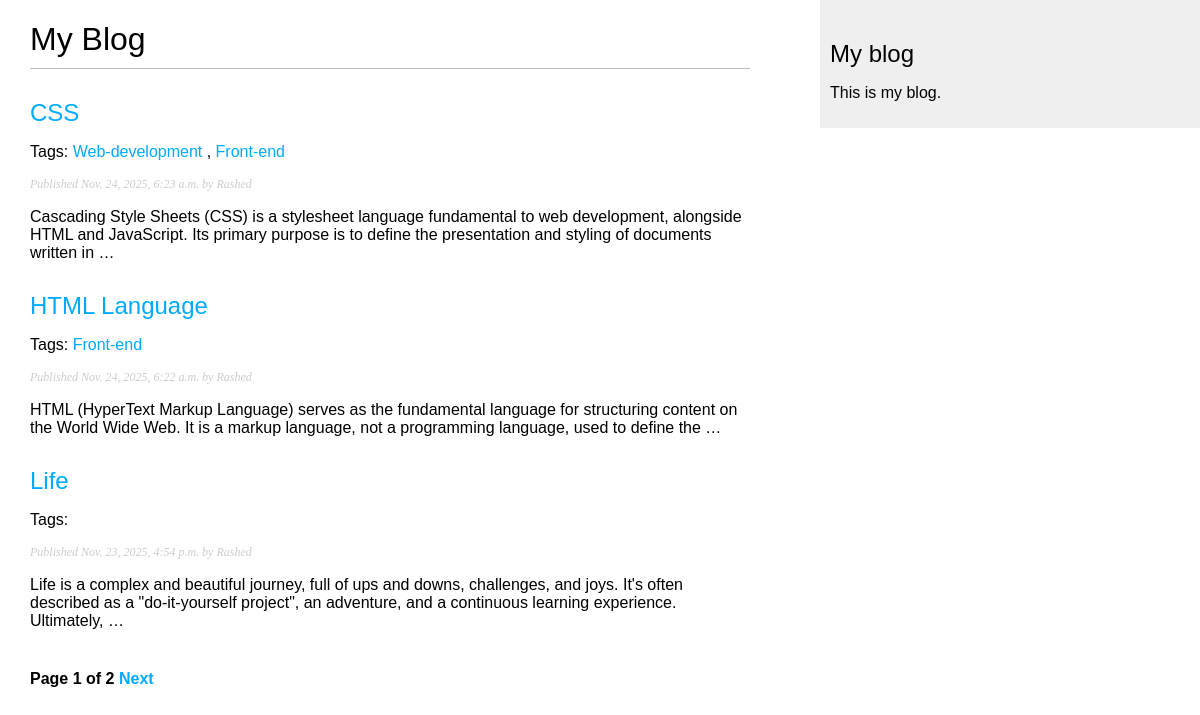
Screenshot of /blog/ with the database file from the repository.
### blog/models.py (models this page shows, shortened)
class Post(models.Model):
    class Status(models.TextChoices):
        DRAFT = 'DF' , 'Draft'
        PUBLISHED = 'PB' , 'Published'
    title = models.CharField(max_length=250)
    slug = models.SlugField(max_length=250)
    author = models.ForeignKey(User, on_delete=models.CASCADE , related_name='blog_posts')
    body = models.TextField()
    publish = models.DateTimeField(default=timezone.now)
    created = models.DateTimeField(auto_now_add=True)
    updated = models.DateTimeField(auto_now=True)
    status = models.CharField(max_length=2 , choices=Status.choices ,default=Status.DRAFT)
    objects = models.Manager()
    Published = PublishedManager()
    tags = TaggableManager()
    class Meta:
        ordering = ['-publish']
    def get_absolute_url(self):
        return reverse('blog:post_detail' , args=[self.id])

### blog/views.py (the view)
# urls.py: path('' , views.post_list , name='post_list'),
def post_list(request , tag_slug=None):
    post_list = Post.Published.all()
    tag = None
    if tag_slug:
        tag = get_object_or_404(Tag , slug=tag_slug)
        post_list = post_list.filter(tags__in=[tag])
    posts = Post.Published.all()
    paginator = Paginator(posts, 3)
    post_page = request.GET.get('page' , 1)
    try:
        posts = paginator.page(post_page)
    except EmptyPage:
        posts = paginator.page(paginator.num_pages)
    except PageNotAnInteger:
        posts = paginator.page(1)
    return render(request, 'blog/post/list.html' ,{'posts' : posts , 'tag':tag})

### blog/models.py (called while the page is built)
    def get_queryset(self):
        return super().get_queryset().filter(status=Post.Status.PUBLISHED)

### templates/blog/post/list.html (shortened to what this page needs)
{% extends "blog/base.html" %}
{% block content %}
    <h1>My Blog</h1>
    {% for post in posts %}
        <h2>
            <a href="{{post.get_absolute_url}}">
                {{post.title }}
            </a>
        </h2>
        <p class="tags">
            Tags:
            {% for tag in post.tags.all %}
                <a href="{% url 'blog:post_list_by_tag' tag.slug %}">{{ tag.name }}</a>
                {% if not forloop.last %}, {% endif %}
            {% endfor %}
        </p>
        <p class="date">
            Published {{post.publish}} by {{post.author}}
        </p>
        {{post.body|truncatewords:30|linebreaks}}
    {% empty %}
        <p>No available post</p>
    {% endfor %}
    {% include "pagination.html" with page=posts %}
{% endblock %}

### templates/blog/base.html (shortened to what this page needs)
{% load static %}
<!DOCTYPE html>
<html lang="en">
<head>
    <link href="{% static "css/blog.css" %}" rel="stylesheet">
</head>
<body>
    <div id="content">
        {% block content %}{% endblock %}
    </div>
    <div id="sidebar">
        <h2> My blog</h2>
        <p> This is my blog. </p>
    </div>
</body>
</html>

### templates/pagination.html (shortened to what this page needs)
<div class = 'pagination'>
    <span class="step-links">
        <span class="current">
            Page {{page.number}} of {{page.paginator.num_pages}}
        </span>
        {% if page.has_next %}
            <a href="?page={{page.next_page_number}}">Next</a>
        {% endif %}
    </span>
</div>

### staticfiles/css/blog.css (style rules this page uses)
body { margin:0; padding:0; font-family:helvetica, sans-serif; }
a { color:#00abff; text-decoration:none; }
h1 { font-weight:normal; border-bottom:1px solid #bbb; padding:0 0 10px 0; }
h2 { font-weight:normal; margin:30px 0 0; }
#content { float:left; width:60%; padding:0 0 0 30px; }
#sidebar { float:right; width:30%; padding:10px; background:#efefef; height:100%; }
p.date { color:#ccc; font-family: georgia, serif; font-size: 12px; font-style: italic; }
.pagination { margin:40px 0; font-weight:bold; }

### rows the page displays
Post: title "CSS", publish "Nov. 24, 2025, 6:23 a.m.", author "Rashed", body "Cascading Style Sheets (CSS) is a stylesheet language fundamental to web development, alongside HTML and JavaScript. Its primary purpose is to define the presentation and styling of documents written in …"
Tag: name "Web-development"
Tag: name "Front-end"
Post: title "HTML Language", publish "Nov. 24, 2025, 6:22 a.m.", author "Rashed", body "HTML (HyperText Markup Language) serves as the fundamental language for structuring content on the World Wide Web. It is a markup language, not a programming language, used to define the …"
Post: title "Life", publish "Nov. 23, 2025, 4:54 p.m.", author "Rashed", body "Life is a complex and beautiful journey, full of ups and downs, challenges, and joys. It's often described as a \"do-it-yourself project\", an adventure, and a continuous learning experience. Ultimately, …"

### other values shown
{{ page.number }} "1"
{{ page.paginator.num_pages }} "2"
